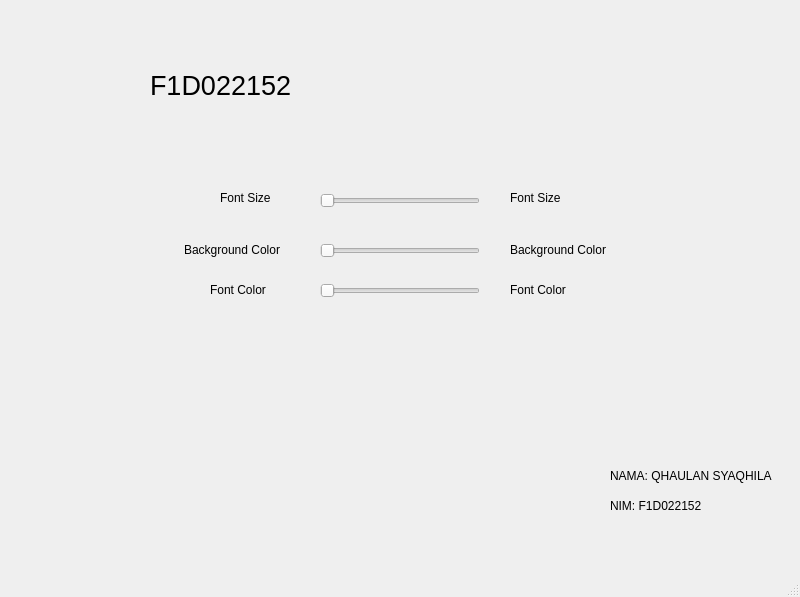
<?xml version="1.0" encoding="UTF-8"?>
<ui version="4.0">
 <class>QWidget</class>
 <widget class="QMainWindow" name="QWidget">
  <property name="geometry">
   <rect>
    <x>0</x>
    <y>0</y>
    <width>800</width>
    <height>597</height>
   </rect>
  </property>
  <property name="windowTitle">
   <string>MainWindow</string>
  </property>
  <widget class="QWidget" name="centralwidget">
   <widget class="QSlider" name="sliderFontSize">
    <property name="geometry">
     <rect>
      <x>320</x>
      <y>190</y>
      <width>160</width>
      <height>22</height>
     </rect>
    </property>
    <property name="minimumSize">
     <size>
      <width>160</width>
      <height>22</height>
     </size>
    </property>
    <property name="minimum">
     <number>10</number>
    </property>
    <property name="maximum">
     <number>100</number>
    </property>
    <property name="orientation">
     <enum>Qt::Horizontal</enum>
    </property>
   </widget>
   <widget class="QSlider" name="sliderBgColor">
    <property name="geometry">
     <rect>
      <x>320</x>
      <y>240</y>
      <width>160</width>
      <height>22</height>
     </rect>
    </property>
    <property name="minimum">
     <number>0</number>
    </property>
    <property name="maximum">
     <number>255</number>
    </property>
    <property name="orientation">
     <enum>Qt::Horizontal</enum>
    </property>
   </widget>
   <widget class="QLabel" name="labelNIM">
    <property name="enabled">
     <bool>true</bool>
    </property>
    <property name="geometry">
     <rect>
      <x>150</x>
      <y>10</y>
      <width>411</width>
      <height>151</height>
     </rect>
    </property>
    <property name="font">
     <font>
      <pointsize>20</pointsize>
     </font>
    </property>
    <property name="autoFillBackground">
     <bool>true</bool>
    </property>
    <property name="text">
     <string>F1D022152</string>
    </property>
    <property name="textFormat">
     <enum>Qt::PlainText</enum>
    </property>
   </widget>
   <widget class="QLabel" name="labelFontSize">
    <property name="geometry">
     <rect>
      <x>220</x>
      <y>190</y>
      <width>61</width>
      <height>16</height>
     </rect>
    </property>
    <property name="text">
     <string>Font Size</string>
    </property>
   </widget>
   <widget class="QLabel" name="labelBgColor">
    <property name="geometry">
     <rect>
      <x>184</x>
      <y>240</y>
      <width>111</width>
      <height>20</height>
     </rect>
    </property>
    <property name="text">
     <string>Background Color</string>
    </property>
   </widget>
   <widget class="QLabel" name="labelFontColor">
    <property name="geometry">
     <rect>
      <x>210</x>
      <y>280</y>
      <width>71</width>
      <height>20</height>
     </rect>
    </property>
    <property name="text">
     <string>Font Color</string>
    </property>
   </widget>
   <widget class="QSlider" name="sliderFontColor">
    <property name="geometry">
     <rect>
      <x>320</x>
      <y>280</y>
      <width>160</width>
      <height>22</height>
     </rect>
    </property>
    <property name="minimum">
     <number>0</number>
    </property>
    <property name="maximum">
     <number>255</number>
    </property>
    <property name="orientation">
     <enum>Qt::Horizontal</enum>
    </property>
   </widget>
   <widget class="QLabel" name="label_5">
    <property name="geometry">
     <rect>
      <x>610</x>
      <y>460</y>
      <width>171</width>
      <height>31</height>
     </rect>
    </property>
    <property name="text">
     <string>NAMA: QHAULAN SYAQHILA</string>
    </property>
   </widget>
   <widget class="QLabel" name="label_6">
    <property name="geometry">
     <rect>
      <x>610</x>
      <y>490</y>
      <width>171</width>
      <height>31</height>
     </rect>
    </property>
    <property name="text">
     <string>NIM: F1D022152</string>
    </property>
   </widget>
   <widget class="QLabel" name="labelFontSizeValue">
    <property name="geometry">
     <rect>
      <x>510</x>
      <y>190</y>
      <width>61</width>
      <height>16</height>
     </rect>
    </property>
    <property name="text">
     <string>Font Size</string>
    </property>
   </widget>
   <widget class="QLabel" name="labelBgColorValue">
    <property name="geometry">
     <rect>
      <x>510</x>
      <y>240</y>
      <width>111</width>
      <height>20</height>
     </rect>
    </property>
    <property name="text">
     <string>Background Color</string>
    </property>
   </widget>
   <widget class="QLabel" name="labelFontColorValue">
    <property name="geometry">
     <rect>
      <x>510</x>
      <y>280</y>
      <width>71</width>
      <height>20</height>
     </rect>
    </property>
    <property name="text">
     <string>Font Color</string>
    </property>
   </widget>
  </widget>
  <widget class="QMenuBar" name="menubar">
   <property name="geometry">
    <rect>
     <x>0</x>
     <y>0</y>
     <width>800</width>
     <height>26</height>
    </rect>
   </property>
  </widget>
  <widget class="QStatusBar" name="statusbar"/>
 </widget>
 <resources/>
 <connections/>
</ui>
